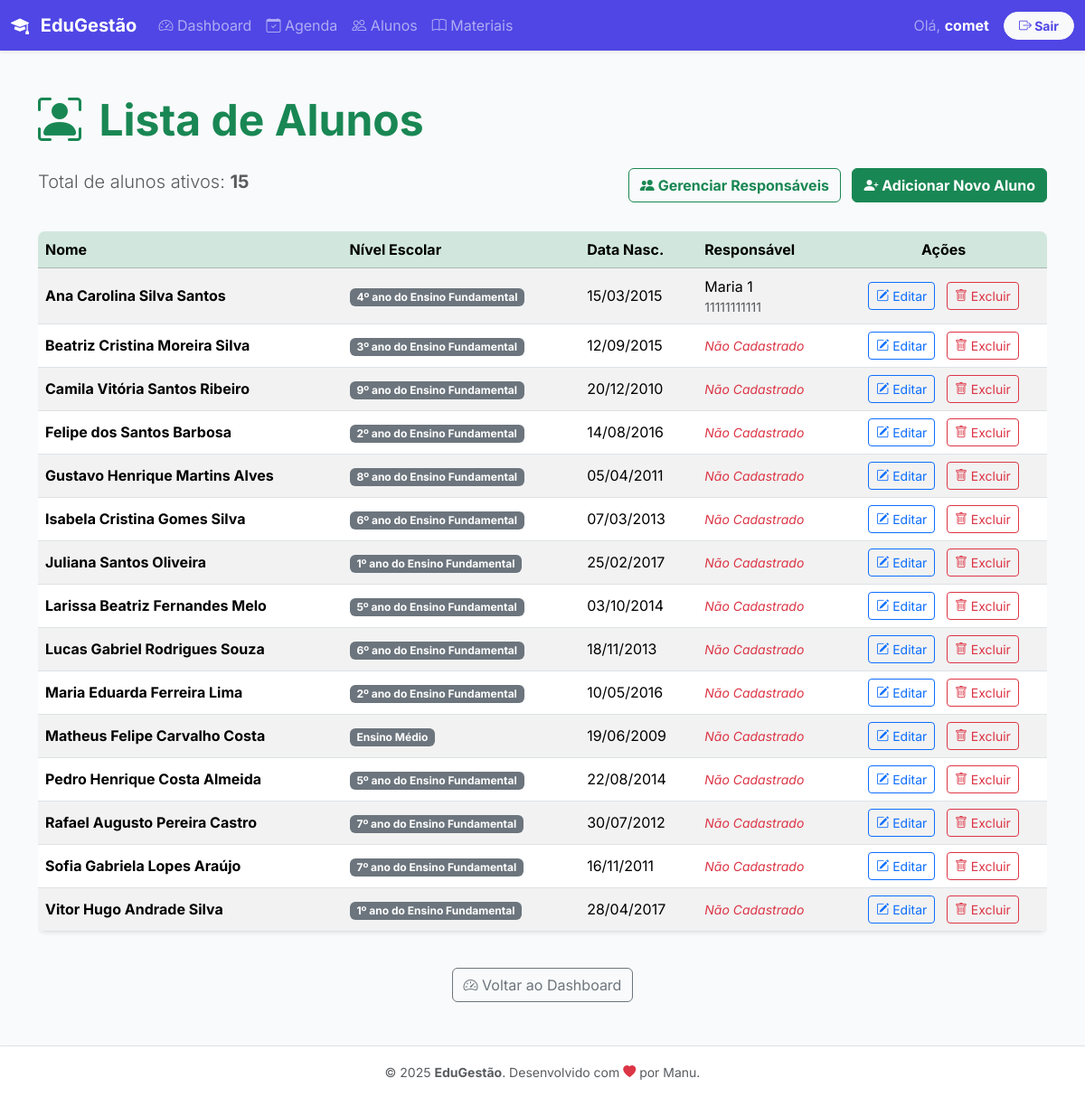
The page /alunos/ (signed in) on the database as committed earlier.
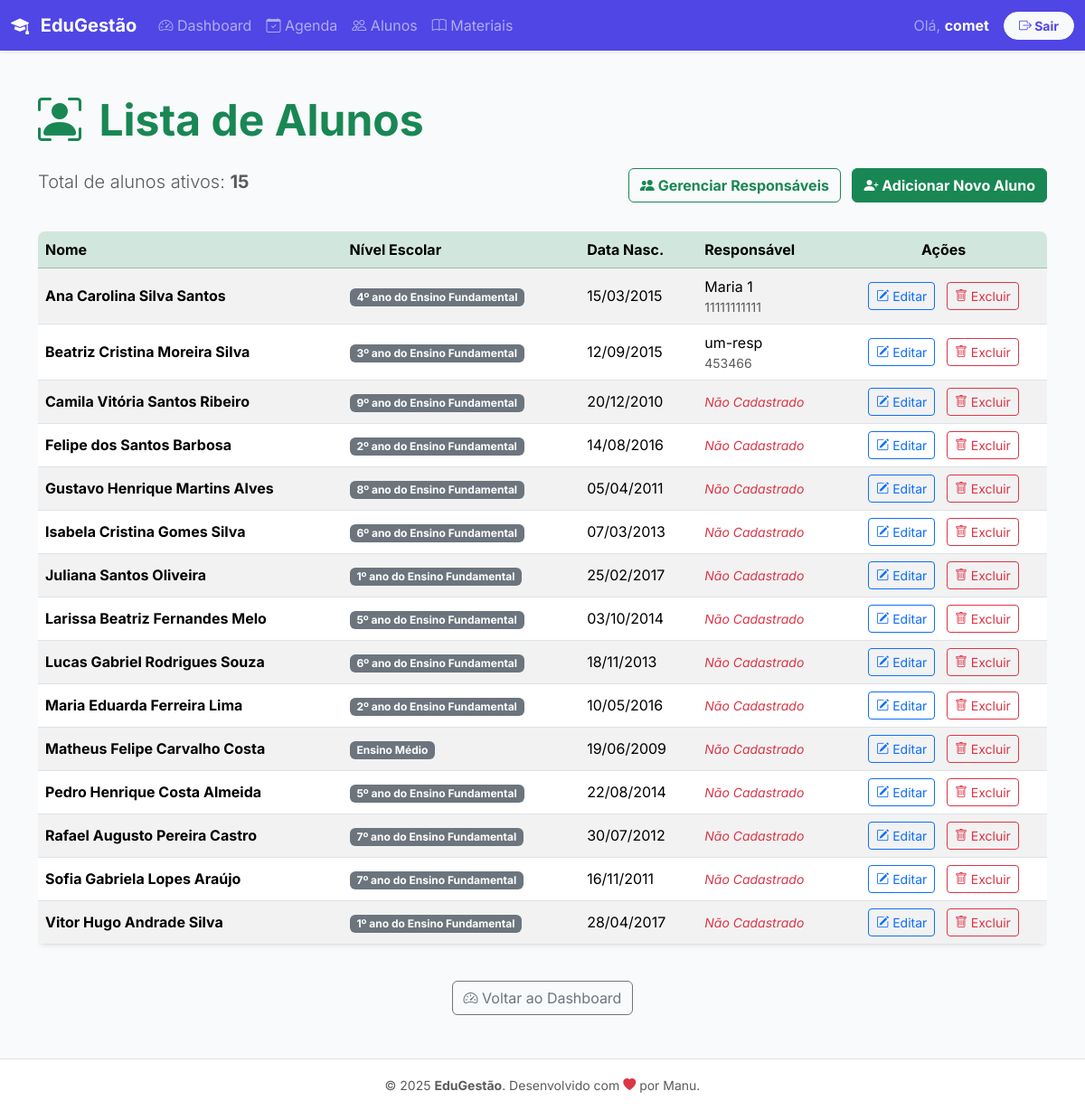
The same page on the database as committed later.
### alunos/models.py (models this page shows, shortened)
class Aluno(models.Model):
    ID_Aluno = models.AutoField(primary_key=True)
    professor = models.ForeignKey(User, on_delete=models.CASCADE, related_name='alunos', null=True)
    Nome = models.CharField(max_length=100)
    DataNascimento = models.DateField()
    NivelEscolar = models.CharField(
        max_length=50,
        choices=NIVEL_ESCOLAR_CHOICES,
        default='OUTRO',
        blank=False,
        null=False,
        db_index=True)
    ObservacoesProgresso = models.TextField(blank=True)
    ativo = models.BooleanField(default=True)
    responsavel = models.ForeignKey(
        Responsavel,
        on_delete=models.SET_NULL,
        null=True,
        blank=True,
        related_name='alunos_associados'
    )

class Responsavel(models.Model):
    ID_Responsavel = models.AutoField(primary_key=True)
    professor = models.ForeignKey(User, on_delete=models.CASCADE, related_name='responsaveis', null=True)
    Nome = models.CharField(max_length=100)
    CPF = models.CharField(max_length=14, unique=True)
    Email = models.EmailField(max_length=100, unique=True, blank=True, null=True)
    Telefone = models.CharField(max_length=15, blank=True, null=True)

### alunos/views.py (the view)
# urls.py: path('', AlunoListView.as_view(), name='lista_alunos'),
class AlunoListView(LoginRequiredMixin, ListView):
    model = Aluno
    context_object_name = 'alunos'
    template_name = 'alunos/aluno_lista.html'
    def get_queryset(self):
        return Aluno.objects.filter(professor=self.request.user).order_by('Nome')

### alunos/templates/alunos/aluno_lista.html (shortened to what this page needs)
{% extends 'base.html' %}
{% block content %}
<div class="container my-5">
    <h1 class="display-5 fw-bold text-success mb-4">
        <i class="bi bi-person-bounding-box me-2"></i> Lista de Alunos
    </h1>
    <div class="d-flex justify-content-between mb-4">
        <p class="lead text-muted">Total de alunos ativos: <span class="fw-bold">{{ alunos.count }}</span></p>
        <div>
            <a href="{% url 'alunos:lista_responsaveis' %}" class="btn btn-outline-success me-2 fw-bold">
                <i class="bi bi-people-fill"></i> Gerenciar Responsáveis
            </a>
            <a href="{% url 'alunos:adicionar_aluno' %}" class="btn btn-success fw-bold">
                <i class="bi bi-person-plus-fill"></i> Adicionar Novo Aluno
            </a>
        </div>
    </div>
    {% if alunos %}
        <div class="table-responsive">
            <table class="table table-striped table-hover align-middle shadow-sm rounded-3 overflow-hidden">
                <thead class="table-success text-white">
                    <tr>
                        <th scope="col">Nome</th>
                        <th scope="col">Nível Escolar</th>
                        <th scope="col">Data Nasc.</th>
                        <th scope="col">Responsável</th>
                        <th scope="col" class="text-center">Ações</th>
                    </tr>
                </thead>
                <tbody>
                    {% for aluno in alunos %}
                    <tr>
                        <td class="fw-bold">{{ aluno.Nome }}</td>
                        <td>
                            <span class="badge text-bg-secondary">{{ aluno.get_NivelEscolar_display }}</span>
                        </td>
                        <td>{{ aluno.DataNascimento|date:"d/m/Y" }}</td>
                        <td>
                            {% if aluno.responsavel %}
                                {{ aluno.responsavel.Nome }}
                                <span class="d-block small text-muted">{{ aluno.responsavel.Telefone }}</span>
                            {% else %}
                                <span class="text-danger small fst-italic">Não Cadastrado</span>
                            {% endif %}
                        </td>
                        <td class="text-center text-nowrap">
                            <a href="{% url 'alunos:editar_aluno' pk=aluno.pk %}"
                               class="btn btn-sm btn-outline-primary me-2"
                               title="Editar Informações">
                                <i class="bi bi-pencil-square"></i> Editar
                            </a>
                            <a href="{% url 'alunos:deletar_aluno' pk=aluno.pk %}"
                               class="btn btn-sm btn-outline-danger"
                               title="Excluir Aluno"
                               onclick="return confirm('ATENÇÃO: Você tem certeza que deseja excluir o aluno {{ aluno.Nome }}?');">
                                <i class="bi bi-trash"></i> Excluir
                            </a>
                        </td>
                    </tr>
                    {% endfor %}
                </tbody>
            </table>
        </div>
    {% else %}
        <div class="alert alert-info text-center mt-5 shadow-sm" role="alert">
            <i class="bi bi-info-circle-fill me-2"></i>
            Você ainda não tem alunos cadastrados.
            <a href="{% url 'alunos:adicionar_aluno' %}" class="alert-link fw-bold">Clique aqui para adicionar o primeiro aluno!</a>
        </div>
    {% endif %}
    <div class="mt-4 text-center">
        <a href="{% url 'principal:dashboard' %}" class="btn btn-outline-secondary">
            <i class="bi bi-speedometer2"></i> Voltar ao Dashboard
        </a>
    </div>
</div>
{% endblock %}

Rows that differ between the two databases and show on the page:
changed Aluno "Beatriz Cristina Moreira Silva": responsavel.Nome (not shown) → "um-resp"; responsavel.Telefone (not shown) → "453466"; no longer shows "Não Cadastrado"
